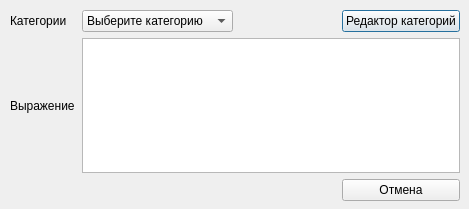
<?xml version="1.0" encoding="UTF-8"?>
<ui version="4.0">
 <class>Dialog</class>
 <widget class="QDialog" name="Dialog">
  <property name="geometry">
   <rect>
    <x>0</x>
    <y>0</y>
    <width>469</width>
    <height>209</height>
   </rect>
  </property>
  <property name="windowTitle">
   <string>Редактор выражений</string>
  </property>
  <widget class="QWidget" name="gridLayoutWidget_2">
   <property name="geometry">
    <rect>
     <x>10</x>
     <y>10</y>
     <width>450</width>
     <height>191</height>
    </rect>
   </property>
   <layout class="QGridLayout" name="gridLayout_2">
    <item row="1" column="1" colspan="3">
     <widget class="QTextEdit" name="text_regul"/>
    </item>
    <item row="1" column="0">
     <widget class="QLabel" name="label_2">
      <property name="text">
       <string>Выражение</string>
      </property>
     </widget>
    </item>
    <item row="0" column="3">
     <widget class="QPushButton" name="bt_categ_edit">
      <property name="text">
       <string>Редактор категорий</string>
      </property>
     </widget>
    </item>
    <item row="0" column="1">
     <widget class="QComboBox" name="combo_category">
      <item>
       <property name="text">
        <string>Выберите категорию</string>
       </property>
      </item>
     </widget>
    </item>
    <item row="2" column="1">
     <spacer name="horizontalSpacer">
      <property name="orientation">
       <enum>Qt::Horizontal</enum>
      </property>
      <property name="sizeType">
       <enum>QSizePolicy::Fixed</enum>
      </property>
      <property name="sizeHint" stdset="0">
       <size>
        <width>151</width>
        <height>20</height>
       </size>
      </property>
     </spacer>
    </item>
    <item row="0" column="0">
     <widget class="QLabel" name="label">
      <property name="text">
       <string>Категории</string>
      </property>
     </widget>
    </item>
    <item row="0" column="2">
     <spacer name="horizontalSpacer_2">
      <property name="orientation">
       <enum>Qt::Horizontal</enum>
      </property>
      <property name="sizeType">
       <enum>QSizePolicy::Fixed</enum>
      </property>
      <property name="sizeHint" stdset="0">
       <size>
        <width>97</width>
        <height>20</height>
       </size>
      </property>
     </spacer>
    </item>
    <item row="2" column="3">
     <widget class="QPushButton" name="bt_cancel">
      <property name="text">
       <string>Отмена</string>
      </property>
     </widget>
    </item>
   </layout>
  </widget>
 </widget>
 <resources/>
 <connections/>
</ui>
